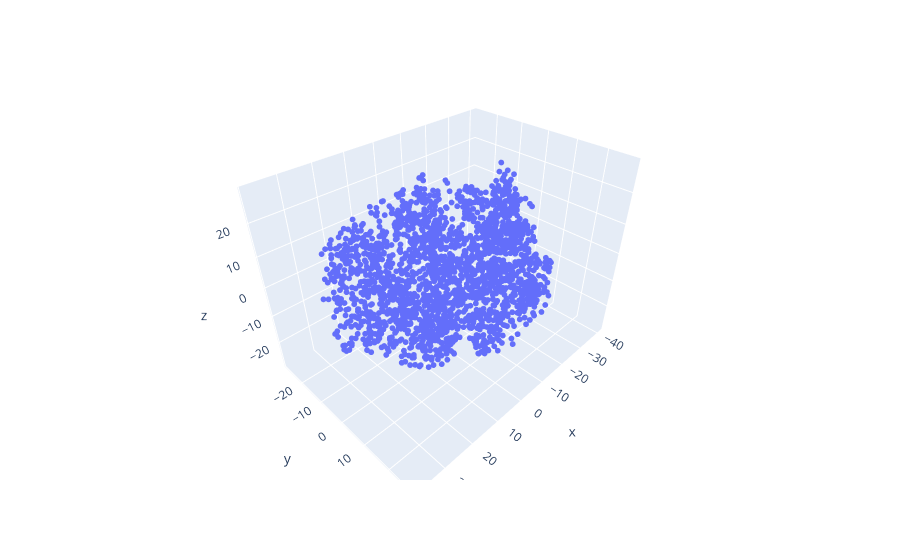

Write notebook code for a chart like this one.
### Code cell
fig = px.scatter_3d(tsne_embeddings_df, x='x', y='y', z='z')
fig.update_traces(marker=dict(size=2))
fig.show()

### Figure 1 — Plotly figure (JSON) as saved in the notebook; plotly's stock layout.template omitted (floating-point values rounded to 4 significant figures; data arrays with more than 128 entries replaced by an {"elided": "..."} marker saying what was removed)
{"data": [{"hovertemplate": "x=%{x}<br>y=%{y}<br>z=%{z}<extra></extra>", "legendgroup": "", "marker": {"color": "#636efa", "size": 2, "symbol": "circle"}, "mode": "markers", "name": "", "scene": "scene", "showlegend": false, "type": "scatter3d", "x": {"elided": "2131 float values"}, "y": {"elided": "2131 float values"}, "z": {"elided": "2131 float values"}}], "layout": {"legend": {"tracegroupgap": 0}, "margin": {"t": 60}, "scene": {"domain": {"x": [0, 1], "y": [0, 1]}, "xaxis": {"title": {"text": "x"}}, "yaxis": {"title": {"text": "y"}}, "zaxis": {"title": {"text": "z"}}}}}
